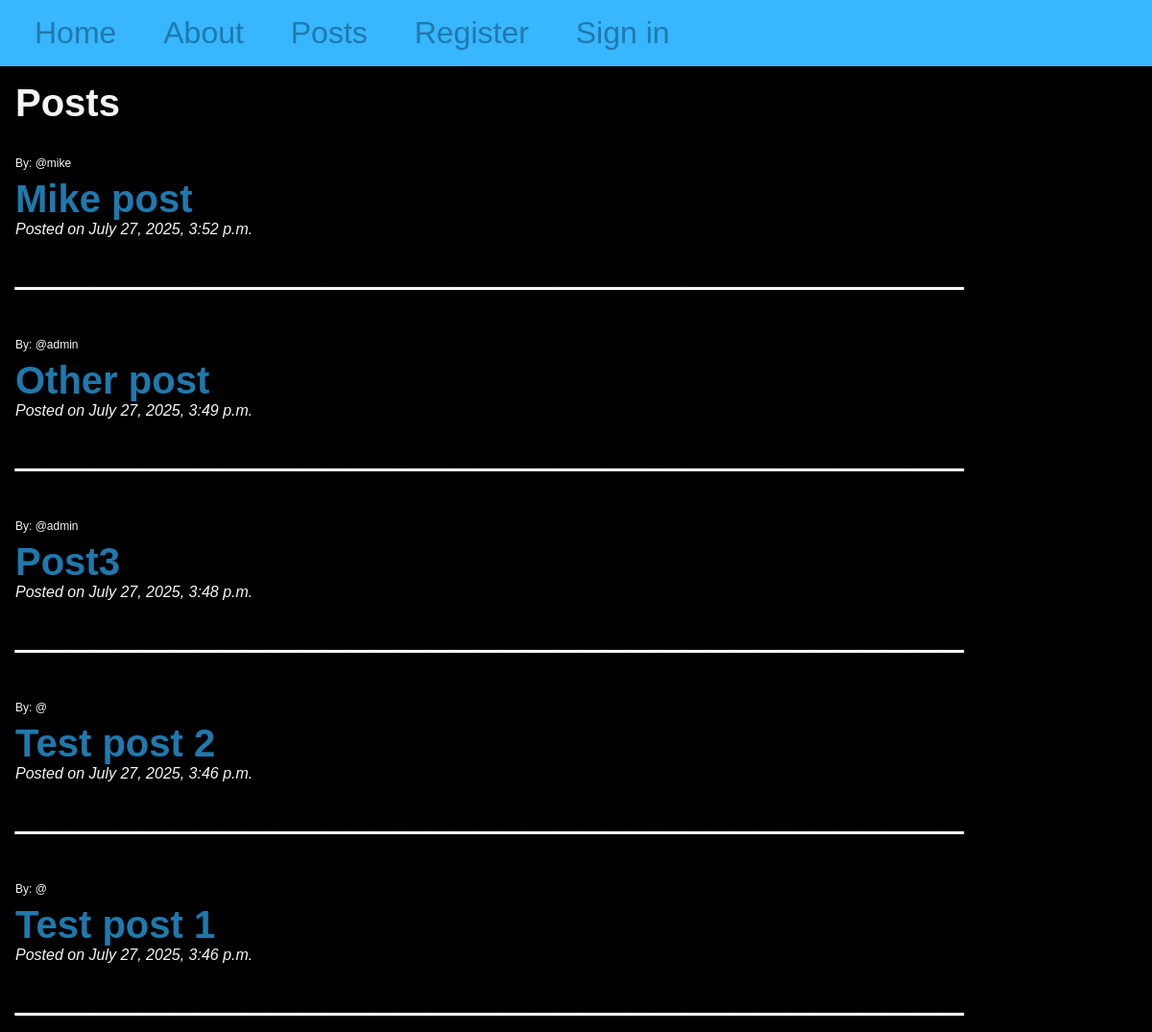
The app's page /posts/, older data.
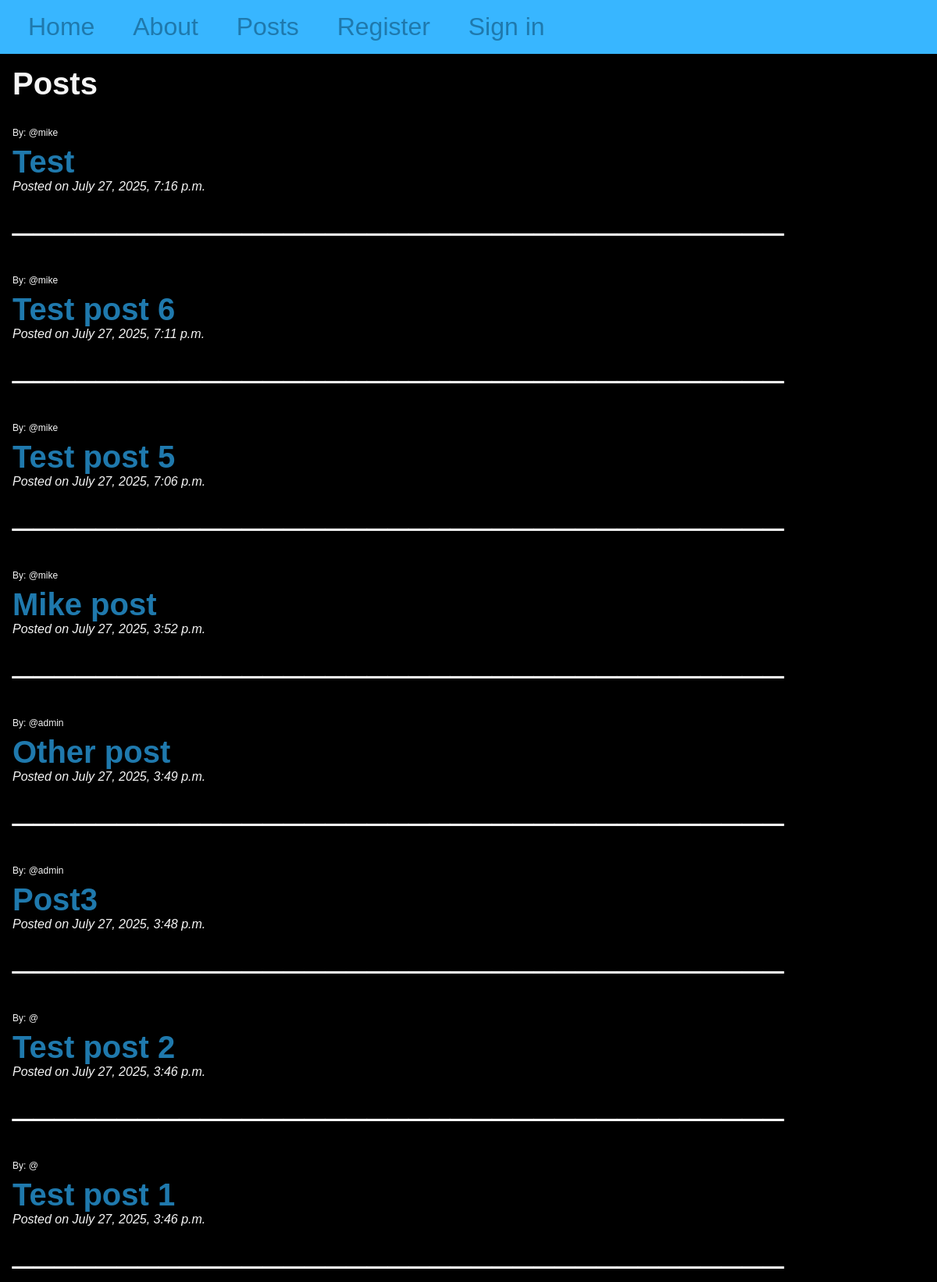
The same page, newer data.
### posts/models.py (models this page shows, shortened)
class Post (models.Model):
    title = models.CharField(max_length=200)
    body = models.TextField()
    slug = models.SlugField(unique=True, max_length=200)
    created_at = models.DateTimeField(auto_now_add=True)
    updated_at = models.DateTimeField(auto_now=True)
    banner  = models.ImageField(default="fallback.png", blank=True)
    author = models.ForeignKey(User, on_delete=models.CASCADE, null=True, blank=True)

### posts/views.py (the view)
# urls.py: path("posts/", include('posts.urls')),
def posts(request):
    posts = Post.objects.all().order_by('-created_at')
    return render(request, 'posts/post_list.html', {'posts': posts})

### posts/templates/posts/post_list.html (shortened to what this page needs)
{% extends "layout.html" %}
{% block content %}
    <h1>Posts</h1>
    <section>
        {% for post in posts %}
            <article>
                <small style="font-size: 12px; padding: 0; margin: 0"> By: @{{ post.author.username }} </small>
                <a href="{% url 'posts:page' slug=post.slug %}">
                    <h2>{{ post.title }}</h2>
                </a>
                <p><em>Posted on {{ post.created_at }}</em></p>
                <div>_____________________________________</div>
            </article>
        {% empty %}
            <p>No posts available.</p>
        {% endfor %}
    </section>
{% endblock %}

### templates/layout.html (shortened to what this page needs)
<!DOCTYPE html>
{% load static %}
<html lang="en">
  <head>
    <link rel="stylesheet" href="{% static 'css/style.css' %}" />
  </head>
  <body>
    <nav>
      <div>
        <a href="/">Home</a>
        <a href="/about">About</a>
        <a href="{% url 'posts:list' %}">Posts</a>
        {% if user.is_authenticated %}
        <a href="{% url 'posts:create' %}">New Post</a>
        <form class="logout" action="{% url 'users:logout' %}" method="post">
          {% csrf_token %}
          <button class="logout-button" type="submit">Logout ({{ user.username }}) </button>
        </form>
        {% else %}
        <a href="{% url 'users:register' %}">Register</a>
        <a href="{% url 'users:login' %}">Sign in</a>
        {% endif %}
      </div>
    </nav>
    <main>{% block content %} {% endblock %}</main>
  </body>
</html>

### static/css/style.css (style rules this page uses)
* { margin: 0; padding: 0; box-sizing: border-box; }
body { min-height: 100vh; background-color: black; color: whitesmoke; font-size: 3rem; font-family: 'Arial', sans-serif; }
nav { padding: 1rem; background-color: #38b6ff; color: white; font-size: 2rem; width: 100%; display: flex; }
nav a { padding: 0 20px; }
main { padding: 1rem; }
section { display: flex; flex-flow: column; gap: 1rem; }
h1, h2 { font-size: 2.5rem; }
p { font-size: 1rem; }
a { text-decoration: none; color: #1f79adff; }

Row changes from the older to the newer data that the page shows:
added Post: author.username "mike", title "Test", created_at "July 27, 2025, 7:16 p.m."
added Post: author.username "mike", title "Test post 6", created_at "July 27, 2025, 7:11 p.m."
added Post: author.username "mike", title "Test post 5", created_at "July 27, 2025, 7:06 p.m."
